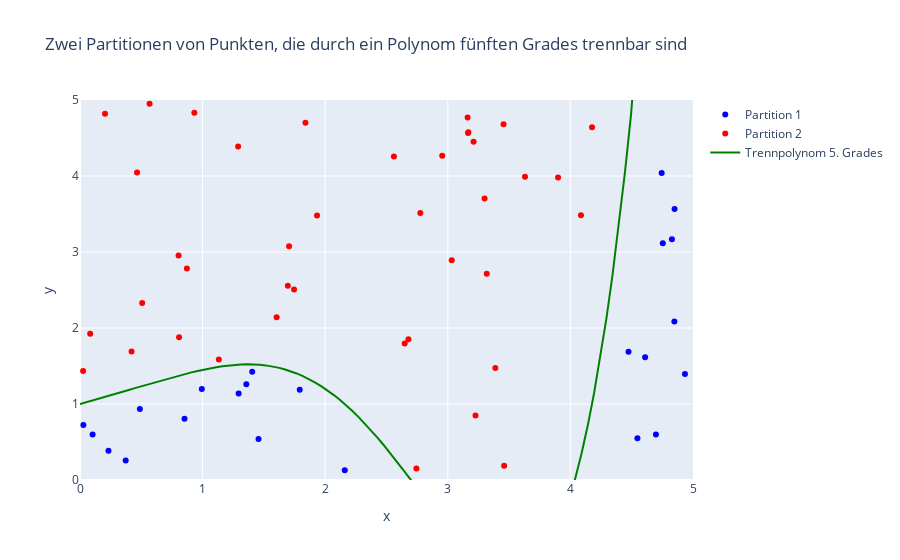

Here is the notebook cell this chart was saved with:
### Code cell
import numpy as np
import plotly.graph_objects as go

# Anzahl der Punkte
n_points = 80
n_partition = n_points // 2

# Generiere Zufallspunkte zwischen 0 und 5 für beide Partitionen
np.random.seed(42)

# Polynomiale Trennungsfunktion fünften Grades: y = 0.05x^5 - 0.3x^4 + 0.4x^3 - 0.2x^2 + 0.5x + 1
def polynomial(x):
    return 0.05 * x**5 - 0.3 * x**4 + 0.4 * x**3 - 0.2 * x**2 + 0.5 * x + 1

# Partition 1: Punkte unter dem Polynom
x1 = np.random.uniform(0, 5, n_partition * 2)  # Mehr Punkte generieren, um genug gültige zu finden
y1 = np.random.uniform(0, 5, n_partition * 2)
mask1 = y1 < polynomial(x1)  # Bedingung für Partition 1
x1, y1 = x1[mask1][:n_partition], y1[mask1][:n_partition]  # Auf 40 Punkte beschränken

# Partition 2: Punkte über dem Polynom
x2 = np.random.uniform(0, 5, n_partition * 2)  # Mehr Punkte generieren, um genug gültige zu finden
y2 = np.random.uniform(0, 5, n_partition * 2)
mask2 = y2 >= polynomial(x2)  # Bedingung für Partition 2
x2, y2 = x2[mask2][:n_partition], y2[mask2][:n_partition]  # Auf 40 Punkte beschränken

# Erstellen der Visualisierung mit plotly
fig = go.Figure()

# Punkte der ersten Partition
fig.add_trace(go.Scatter(x=x1, y=y1, mode='markers', name='Partition 1', marker=dict(color='blue')))

# Punkte der zweiten Partition
fig.add_trace(go.Scatter(x=x2, y=y2, mode='markers', name='Partition 2', marker=dict(color='red')))

# Zeichne das Trennungspolynom fünften Grades
x_line = np.linspace(0, 5, 100)
y_line = polynomial(x_line)
fig.add_trace(go.Scatter(x=x_line, y=y_line, mode='lines', name='Trennpolynom 5. Grades', line=dict(color='green')))

# Layout-Einstellungen
fig.update_layout(
    title='Zwei Partitionen von Punkten, die durch ein Polynom fünften Grades trennbar sind',
    xaxis_title='x',
    yaxis_title='y',
    xaxis=dict(range=[0, 5]),
    yaxis=dict(range=[0, 5]),
    height=700
)

# Visualisierung anzeigen
fig.show()

### Figure 1 — Plotly figure (JSON) as saved in the notebook; plotly's stock layout.template omitted (floating-point values rounded to 4 significant figures)
{"data": [{"marker": {"color": "blue"}, "mode": "markers", "name": "Partition 1", "type": "scatter", "x": [4.754, 0.1029, 4.85, 2.16, 1.456, 0.2323, 0.8526, 4.744, 4.828, 0.4884, 4.547, 1.294, 4.848, 4.697, 4.474, 4.609, 1.357, 1.405, 0.3728, 4.934, 0.9936, 0.02761, 1.792], "y": [3.116, 0.598, 3.566, 0.1271, 0.5395, 0.3849, 0.8061, 4.041, 3.167, 0.9329, 0.5503, 1.14, 2.087, 0.5993, 1.688, 1.616, 1.259, 1.424, 0.2574, 1.393, 1.198, 0.7245, 1.188]}, {"marker": {"color": "red"}, "mode": "markers", "name": "Partition 2", "type": "scatter", "x": [1.839, 3.162, 3.168, 2.679, 4.177, 1.604, 0.9326, 0.2039, 2.954, 3.388, 0.08294, 2.56, 1.132, 3.226, 0.8718, 3.455, 1.934, 1.705, 0.5674, 1.29, 3.3, 4.086, 2.776, 2.648, 0.4655, 3.166, 1.695, 1.746, 3.63, 3.899, 3.21, 0.4207, 0.8081, 3.032, 0.5074, 3.318, 0.02531, 0.804, 2.744, 3.459], "y": [4.702, 4.77, 4.574, 1.851, 4.642, 2.141, 4.833, 4.818, 4.265, 1.472, 1.925, 4.256, 1.585, 0.8475, 2.784, 4.681, 3.48, 3.075, 4.95, 4.387, 3.704, 3.485, 3.512, 1.797, 4.047, 4.566, 2.557, 2.508, 3.991, 3.979, 4.45, 1.69, 1.878, 2.891, 2.328, 2.713, 1.433, 2.954, 0.1525, 0.1867]}, {"line": {"color": "green"}, "mode": "lines", "name": "Trennpolynom 5. Grades", "type": "scatter", "x": [0, 0.05051, 0.101, 0.1515, 0.202, 0.2525, 0.303, 0.3535, 0.404, 0.4545, 0.5051, 0.5556, 0.6061, 0.6566, 0.7071, 0.7576, 0.8081, 0.8586, 0.9091, 0.9596, 1.01, 1.061, 1.111, 1.162, 1.212, 1.263, 1.313, 1.364, 1.414, 1.465, 1.515, 1.566, 1.616, 1.667, 1.717, 1.768, 1.818, 1.869, 1.919, 1.97, 2.02, 2.071, 2.121, 2.172, 2.222, 2.273, 2.323, 2.374, 2.424, 2.475, 2.525, 2.576, 2.626, 2.677, 2.727, 2.778, 2.828, 2.879, 2.929, 2.98, 3.03, 3.081, 3.131, 3.182, 3.232, 3.283, 3.333, 3.384, 3.434, 3.485, 3.535, 3.586, 3.636, 3.687, 3.737, 3.788, 3.838, 3.889, 3.939, 3.99, 4.04, 4.091, 4.141, 4.192, 4.242, 4.293, 4.343, 4.394, 4.444, 4.495, 4.545, 4.596, 4.646, 4.697, 4.747, 4.798, 4.848, 4.899, 4.949, 5], "y": [1, 1.025, 1.049, 1.072, 1.096, 1.119, 1.142, 1.165, 1.188, 1.212, 1.235, 1.259, 1.282, 1.306, 1.329, 1.352, 1.374, 1.395, 1.416, 1.435, 1.454, 1.47, 1.485, 1.497, 1.508, 1.516, 1.521, 1.523, 1.521, 1.517, 1.508, 1.495, 1.479, 1.458, 1.432, 1.402, 1.367, 1.327, 1.282, 1.232, 1.177, 1.117, 1.052, 0.9818, 0.9067, 0.8268, 0.7423, 0.6535, 0.5605, 0.4638, 0.3636, 0.2603, 0.1545, 0.0466, -0.0628, -0.1731, -0.2835, -0.3934, -0.502, -0.6083, -0.7114, -0.8104, -0.904, -0.9913, -1.071, -1.141, -1.202, -1.25, -1.285, -1.305, -1.308, -1.293, -1.257, -1.199, -1.116, -1.006, -0.8676, -0.6974, -0.4934, -0.2527, 0.02711, 0.349, 0.7159, 1.131, 1.597, 2.118, 2.696, 3.336, 4.041, 4.814, 5.66, 6.583, 7.587, 8.675, 9.853, 11.13, 12.5, 13.97, 15.55, 17.25]}], "layout": {"autosize": true, "title": {"text": "Zwei Partitionen von Punkten, die durch ein Polynom fünften Grades trennbar sind"}, "xaxis": {"range": [0, 5], "title": {"text": "x"}, "type": "linear"}, "yaxis": {"range": [0, 5], "title": {"text": "y"}, "type": "linear"}}}
